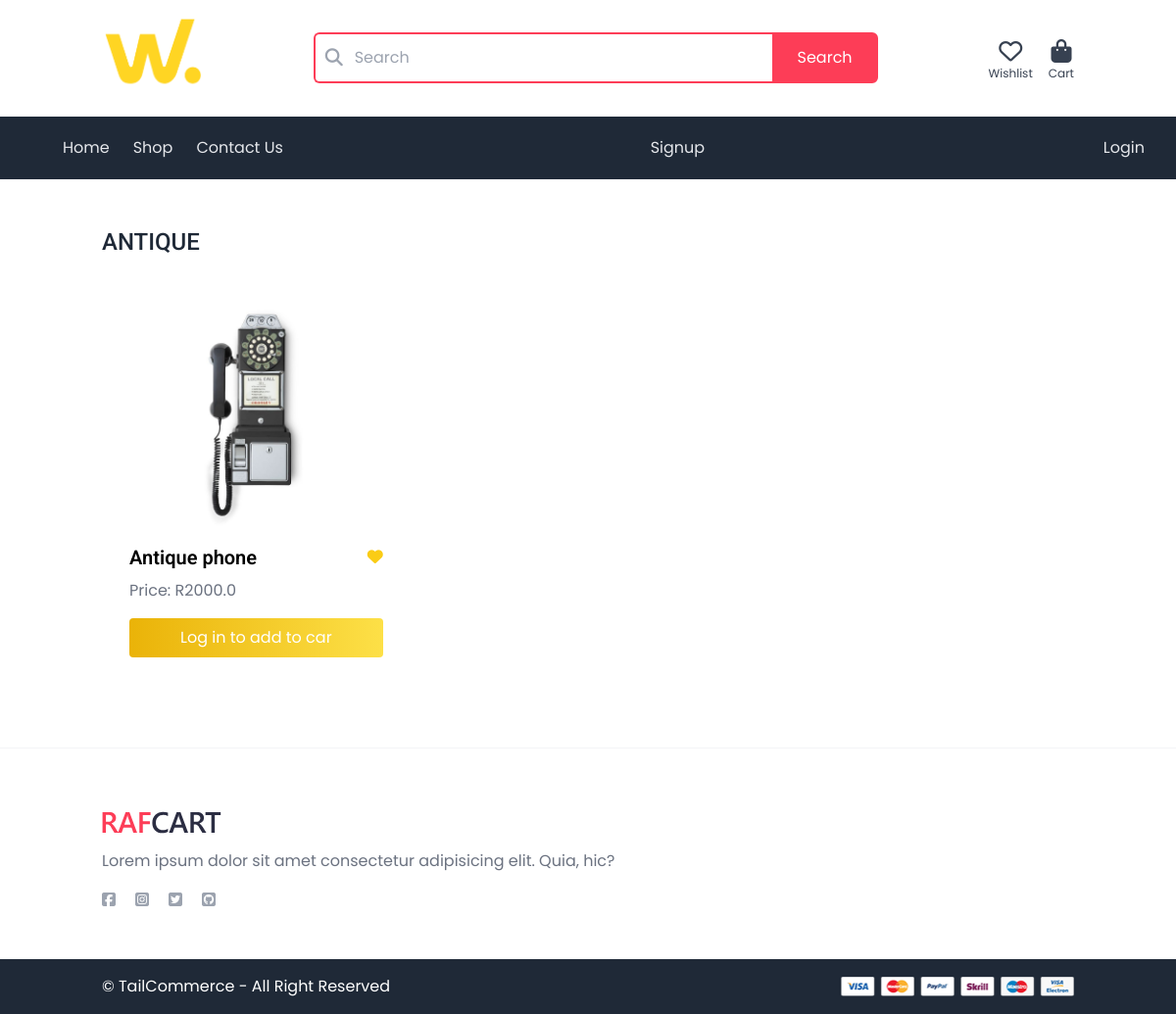
Page /products/antique/ on the committed database.
### products/models.py (models this page shows, shortened)
class Category(models.Model):
    name = models.CharField(max_length=255)
    slug = models.SlugField(unique=False, blank=True, null=True)
    class Meta:
        ordering = ('name',) # Orders the catergories alphabetically
        verbose_name_plural = 'Categories'  #Displays plural name correctly in Django admin site

class Product(models.Model):
    category = models.ForeignKey(Category, related_name='products',on_delete=models.CASCADE)
    name = models.CharField(max_length=255)
    slug = models.SlugField(unique=False, blank=True, null=True)
    class Meta:
        unique_together = ('name', 'category')
    description = models.TextField(blank=True, null=True)
    price = models.FloatField()
    image = models.ImageField(upload_to='product_images/', blank=True, null=True)
    quantity = models.PositiveIntegerField(default=1)
    is_new = models.BooleanField(default=False)
    created_at = models.DateTimeField(auto_now_add=True)

### products/views.py (the view)
# urls.py: path('<slug:category_name>/', views.products_by_category, name='products_by_category'),
def products_by_category(request, category_name):
    category = get_object_or_404(Category, name__iexact=category_name)
    products = Product.objects.filter(category=category)
    return render(request, 'products/products.html', {'products': products, 'category': category})

### products/templates/products/products.html (shortened to what this page needs)
{% extends "core/base.html" %}
{% load static %}
{% block content %}
<div class="container mx-auto px-4 pb-16">
    {% if category %}
        <h2 class="text-2xl font-medium text-gray-800 uppercase mb-6 mt-12">
    {{ category.name }}
</h2>
    {% else %}
            {% if query %}
                <h2 class="text-2xl font-medium text-gray-800 uppercase mb-6 mt-12">Search Results for "{{ query }}"</h2>
            {% else %}
                <h2 class="text-2xl font-medium text-gray-800 uppercase mb-6 mt-12">All Products</h2>
            {% endif %}
    {% endif %}
  <div class="grid grid-cols-1 sm:grid-cols-2 md:grid-cols-3 gap-6">
   {% for product in products %}
    <div class="p-4 rounded-xl overflow-hidden flex flex-col hover:shadow-lg transition h-full bg-white">
        <div class="relative w-full h-60 flex items-center justify-center">
            <a href="{% url 'product:detail' product.category.slug product.slug %}" class="block w-full h-full">
                {% if product.image %}
                <img src="{{ product.image.url }}" alt="{{ product.name }}" class="w-full h-auto max-h-60 object-contain mx-auto">
                {% endif %}
            </a>
        </div>
        <div class="p-3 flex-1 flex flex-col justify-between">
            <div class="flex items-center justify-between mb-2">
                <h2 class="text-xl font-semibold">{{ product.name }}</h2>
                {% if user.is_authenticated %}
                <form method="post" action="{% url 'order:add_to_wishlist' product.id %}">
                {% csrf_token %}
                <button type="submit" class="btn likeBtn text-yellow-400 hover:text-red-500 transition duration-200">
                    <i class="fas fa-heart text-1xl"></i>
                </button>
                </form>
            {% else %}
                <form method="post" action="{% url 'users:login' %}">
                    <button type="submit" class="btn likeBtn text-yellow-400 hover:text-red-500 transition duration-200">
                        <i class="fas fa-heart text-1xl"></i>
                    </button>
                    </form>
            {% endif %}
            </div>
            <p class="text-gray-500 mb-4">Price: R{{ product.price }}</p>
            {% if user.is_authenticated %}
            <form method="post" action="{% url 'order:add_to_cart' product.id %}">
                {% csrf_token %}
                <button type="submit"
                    class="bg-gradient-to-r from-yellow-500 to-yellow-300 hover:bg-red-500 transition duration-200 w-full py-2 text-center text-white rounded">
                    Add to cart
                </button>
            </form>
            {% else %}
            <form method="post" action="{% url 'users:login' %}">
                <button type="submit"
                    class="bg-gradient-to-r from-yellow-500 to-yellow-300 hover:bg-red-500 transition duration-200 w-full py-2 text-center text-white rounded">
                    Log in to add to car
                </button>
            </form>
            {% endif %}
        </div>
    </div>
    {% endfor %}
</div>
    </div>
{% endblock %}

### rows in the picture
Category: name "ANTIQUE"
Product: image (picture), name "Antique phone", price "2000.0"
